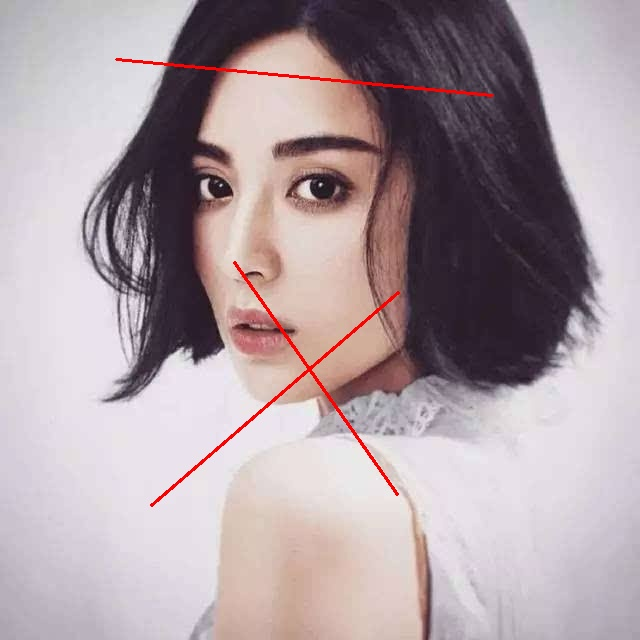
#> input picture images/mm2.jpg, 640 x 640 px
$ python mouse.py
#> lines starting #> are read from the running program, lines starting #| are printed output that depends on the picture; after the words box and inside, x2 and y2 are one past the last pixel; in counts of white or black regions, pixels touching at a corner belong together
# -*- coding: utf-8 -*-

import cv2 as cv
import numpy as np


def ImageSubtracr(img, objimg):
    cv.imshow("output", objimg)
    element = cv.getStructuringElement(cv.MORPH_RECT, (2, 2))
    cv.morphologyEx(objimg, objimg, cv.MORPH_ERODE, element)
    element = cv.getStructuringElement(cv.MORPH_RECT, (3, 3))
    cv.morphologyEx(objimg, objimg, cv.MORPH_DILATE, element)
    cv.imshow("res1", objimg)
    dstimg = img - objimg
    cv.imshow("res2", dstimg)
    cv.waitKey(0)


def Inpainting(img, maskimg):
    element = cv.getStructuringElement(cv.MORPH_RECT, (7, 7))
    cv.dilate(maskimg, maskimg, element)
    # cv.cvtColor(maskimg, grayMask, cv.COLOR_BGR2GRAY, 1)
    cv.inpaint(img, grayMask, inpain, 3, cv.INPAINT_TELEA)
    cv.imshow('r', Inpainting)


def GetRed(srcimg):
    dstimg = srcimg[:, :, 2]
    return dstimg


def GetGreen(srcImg):
    dstImg = srcImg[:, :, 1]
    return dstImg


def GetBlue(srcImg):
    dstImg = srcImg[:, :, 0];
    return dstImg


color = [([0, 0, 190], [100, 100, 225])]


def GetRedComponet(srcImg):
    dstImg = srcImg
    for (l, u) in color:
        l = np.array(l)
        u = np.array(u)
        mask = cv.inRange(dstImg, l, u)
        dstImg = cv.bitwise_and(dstImg, dstImg, mask=mask)
    cv.imshow('r', dstImg)
    return dstImg


if __name__ == '__main__':
    srcimg = cv.imread('images/mm2.jpg')
#> srcimg is the input picture: shape (640, 640, 3); mean B, G, R 163.8, 158.3, 173.5
    cv.imshow('w', srcimg)
    imgcomponet = GetRedComponet(srcimg)
#> the loop in GetRedComponet, `for (l, u) in color:` made 1 pass
#> pass 1, in GetRedComponet, `mask = cv.inRange(dstImg, l, u)`:
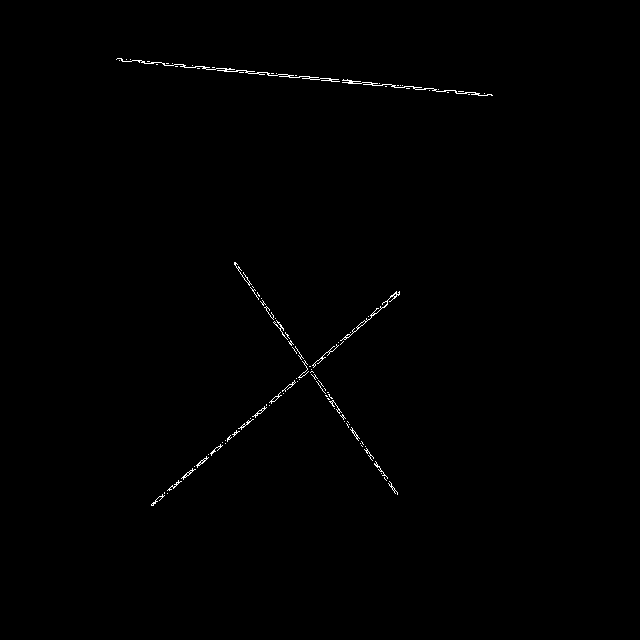
#> mask: shape (640, 640); 0.41% white in thin lines or dots, all inside (x1, y1, x2, y2) = (116, 58, 493, 506)
#> (the run stopped early here; a loop or call above may not have finished)
